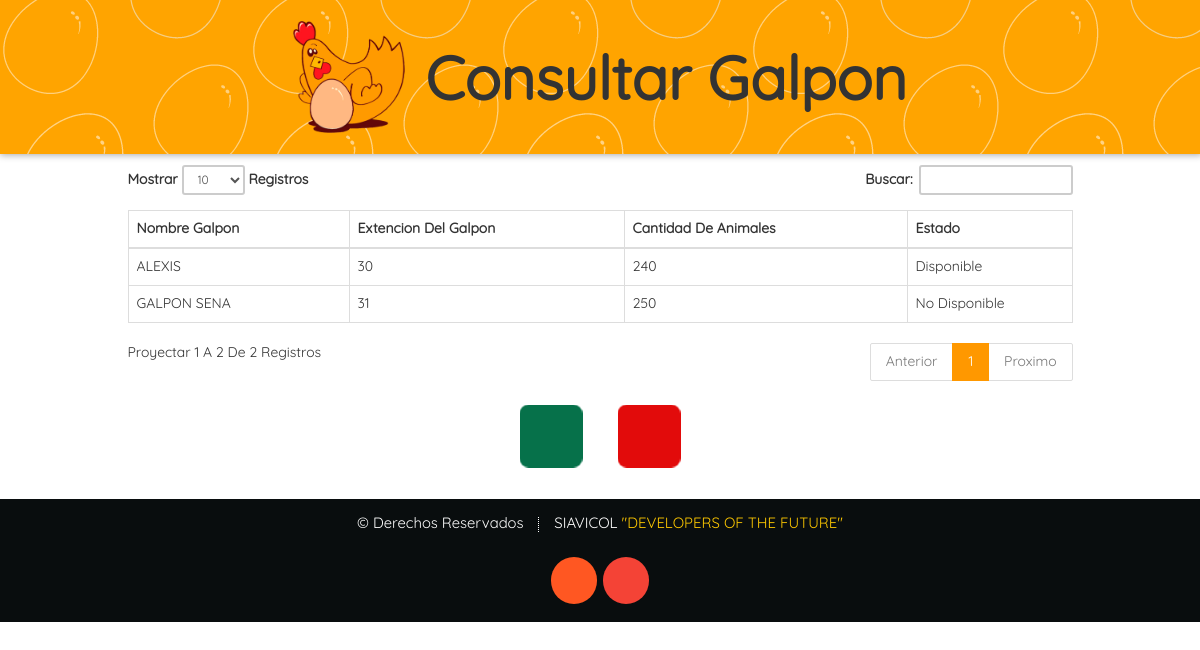
The app's page /Paginas/Usuario-Consulta/Consultar/Cons_Galpon.php (signed in) with its own data.
### tables this page shows
CREATE TABLE `galpon` (
  `idGalpon` bigint(11) NOT NULL AUTO_INCREMENT,
  `NombreGalpon` varchar(30) NOT NULL,
  `ExtensionGalpon` int(11) NOT NULL,
  `CantidadAnimales` int(11) NOT NULL,
  `Estado` varchar(10) NOT NULL,
  PRIMARY KEY (`idGalpon`)
);

### Paginas/Usuario-Consulta/Consultar/Cons_Galpon.php (the view, shortened to what this page needs)
<?php
if (isset($_SESSION['USUARIO_CONSULTA']))
{
?>
<!DOCTYPE html>
<html lang="ES">
<head>
	<link rel="stylesheet" type="text/css" href="../../../assets/css/icons.css"/>
	<link rel="stylesheet" type="text/css" href="../../../assets/css/component.css"/>
	<link rel="stylesheet" type="text/css" href="../../../assets/css/bootstrap.min.css"/>
</head>
<body>
  <div class="container-s">
	<div class="mp-pusher" id="mp-pusher">
	  <div class="scroller">
        <div class="scroller-inner">
          <div class="block block-40 ">
            <a href="#" id="trigger" class="menu-trigger icon_m icon-reorder-option"></a>
              <div class="banner_contenido">
                <img class="logo_siavicol" src="../../../assets/img/Logo_Siavicol.png" alt="">
                <h1 class="banner_h1">Consultar Galpon</h1>
              </div>
          </div>
		    <div class="container">
		    	<div class="row">
              <div class="col-xs-12 col-lg-10 col-lg-offset-1">
              <table class="table table-hover table-bordered" id="sampleTable">
              	<thead>
		          <tr>
			        <th>Nombre Galpon</th>
			        <th>Extencion Del Galpon</th>
			        <th>Cantidad De Animales</th>
			        <th>Estado</th>
		          </tr>
	            </thead>
	            <tbody>
				  <?php
					$local="localhost";
					$usuario="root";
					$contra="";
					$bd="siavicol";
					$conexion=mysqli_connect($local,$usuario,$contra,$bd);
					$busqueda="SELECT * FROM galpon ORDER BY NombreGalpon DESC";
					$query=mysqli_query($conexion,$busqueda);
					while ($fila=mysqli_fetch_row($query)){
if ($fila[4]=="Inactivo") {
	$fila[4]="No Disponible";
}else{
$fila[4]="Disponible";
}
						echo "<tr> ";
						echo "<td>$fila[1] </td>";
						echo "<td>$fila[2] </td>";
						echo "<td>$fila[3] </td>";
						echo "<td>$fila[4] </td>
						</tr>";
						}
 					?>
                </tbody>
			  </table>
			</div>
			</div>
			</div>
          <div class="box">
			<a class="button button--Excel" target="_blank" href="../Exportar/Exportar_Excel/Expor-Excel_Galpon.php"><i class="button__icons icon_b icon-xls"></i><span>Exportar Excel</span></a>
			<a class="button button--PDF" target="_blank" href="../Exportar/Exportar_PDF/Expor-PDF_Galpon.php"><i class="button__icons icon_b icon-pdf"></i><span>Exportar PDF</span></a>
		  </div>
		  <footer id="footer">
			<ul class="copyright">
			  <li class="copyright_li">&copy; Derechos Reservados</li><li class="copyright_li">SIAVICOL <a class="copyright_a" target="_blank" href="../Ayuda/Desarrolladores.php">"DEVELOPERS OF THE FUTURE"</a></li>
			</ul>
			<div class="icons footer_ul">
			  <a target="_blank" href="https://siavicol.blogspot.com.co" class="footer_li icons circle-footer icon-blogger"><span class="label">Blogger</span></a>
			  <a target="_blank" href="https://plus.google.com/u/0/115246479691012654876" class="footer_li icons circle-footer icon-google-plus"><span class="label">Google+</span></a>
			</div>
		  </footer>
	    </div>
	  </div>
	</div>
  </div>
<?php
}
	else
{
	echo "<script type='text/javascript'>alert('Acceso Denegado');location='../../../index.php?Acceso Denegado'</script>";
}
?>
</body>
</html>

### records on screen
galpon: NombreGalpon "GALPON SENA", ExtensionGalpon "31", CantidadAnimales "250", fila "No Disponible"
galpon: NombreGalpon "ALEXIS", ExtensionGalpon "30", CantidadAnimales "240", fila "Disponible"
